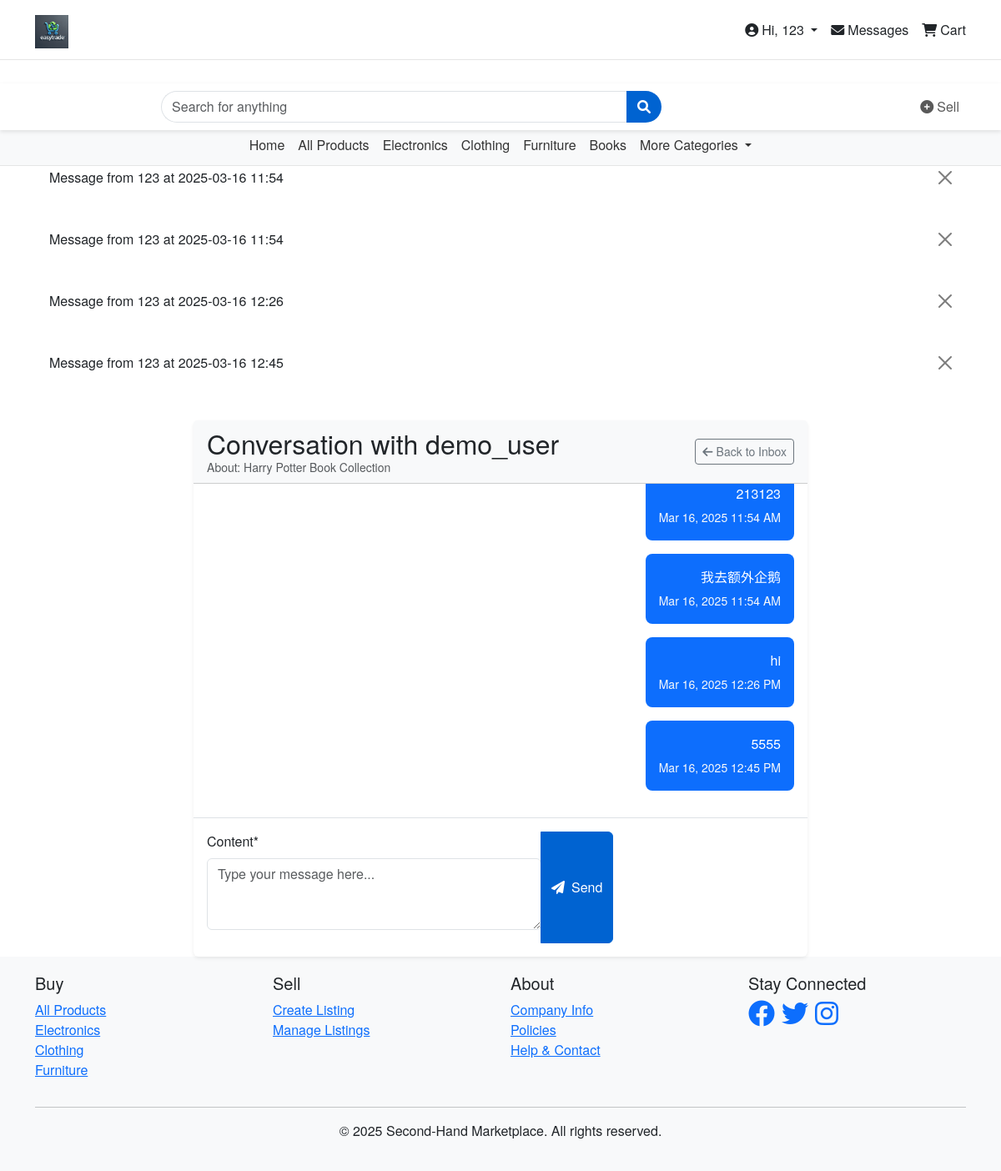
The app's page /messaging/conversation/2/ (signed in) with its own data.
### messaging/models.py (models this page shows, shortened)
class Message(models.Model):
    conversation = models.ForeignKey(Conversation, on_delete=models.CASCADE, related_name='messages')
    sender = models.ForeignKey(User, on_delete=models.CASCADE, related_name='sent_messages')
    content = models.TextField()
    created_at = models.DateTimeField(auto_now_add=True)
    is_read = models.BooleanField(default=False)
    class Meta:
        ordering = ['created_at']
    def __str__(self):
        return f'Message from {self.sender.username} at {self.created_at.strftime("%Y-%m-%d %H:%M")}'

class Conversation(models.Model):
    participants = models.ManyToManyField(User, related_name='conversations')
    product = models.ForeignKey(Product, on_delete=models.CASCADE, related_name='conversations', null=True, blank=True)
    created_at = models.DateTimeField(auto_now_add=True)
    updated_at = models.DateTimeField(auto_now=True)
    class Meta:
        ordering = ['-updated_at']

### products/models.py (models this page shows, shortened)
class Product(models.Model):
    STATUS_CHOICES = (
        ('available', 'Available'),
        ('sold', 'Sold'),
        ('reserved', 'Reserved'),
    )
    id = models.UUIDField(primary_key=True, default=uuid.uuid4, editable=False)
    title = models.CharField(max_length=200)
    description = models.TextField()
    price = models.DecimalField(max_digits=10, decimal_places=2)
    category = models.ForeignKey(Category, on_delete=models.CASCADE, related_name='products')
    seller = models.ForeignKey(User, on_delete=models.CASCADE, related_name='products')
    condition = models.CharField(max_length=50)
    location = models.CharField(max_length=100)
    status = models.CharField(max_length=20, choices=STATUS_CHOICES, default='available')
    created_at = models.DateTimeField(auto_now_add=True)
    updated_at = models.DateTimeField(auto_now=True)
    class Meta:
        ordering = ['-created_at']

### messaging/views.py (the view)
# urls.py: path('conversation/<int:conversation_id>/', views.conversation_detail, name='conversation_detail'),
@login_required
def conversation_detail(request, conversation_id):
    conversation = get_object_or_404(Conversation, pk=conversation_id)
    if request.user not in conversation.participants.all():
        return HttpResponseForbidden("You are not authorized to view this conversation.")
    Message.objects.filter(
        conversation=conversation,
        is_read=False
    ).exclude(sender=request.user).update(is_read=True)
    if request.method == 'POST':
        form = MessageForm(request.POST)
        if form.is_valid():
            message = form.save(commit=False)
            message.conversation = conversation
            message.sender = request.user
            message.save()
            conversation.save()  # This will update the updated_at field
            return redirect('conversation_detail', conversation_id=conversation.id)
    else:
        form = MessageForm()
    messages_list = Message.objects.filter(conversation=conversation)
    context = {
        'conversation': conversation,
        'messages': messages_list,
        'form': form,
    }
    return render(request, 'messages/conversation_detail.html', context)

### messaging/forms.py
class MessageForm(forms.ModelForm):
    class Meta:
        model = Message
        fields = ['content']
        widgets = {
            'content': forms.Textarea(attrs={'rows': 3, 'placeholder': 'Type your message here...'}),
        }

### messaging/context_processors.py (called while the page is built)
def unread_message_count(request):
    count = 0
    if request.user.is_authenticated:
        conversations = Conversation.objects.filter(participants=request.user)
        for conversation in conversations:
            count += Message.objects.filter(
                conversation=conversation,
                is_read=False
            ).exclude(sender=request.user).count()
    return {'unread_message_count': count}

### templates/messages/conversation_detail.html (shortened to what this page needs)
{% extends 'base.html' %}
{% load crispy_forms_tags %}
{% block content %}
<div class="container mt-4">
    <div class="row">
        <div class="col-lg-8 mx-auto">
            <div class="card border-0 shadow-sm">
                <div class="card-header bg-light d-flex justify-content-between align-items-center">
                    <div>
                        <h2 class="mb-0">
                            {% with other_user=conversation.participants.exclude.first %}
                                Conversation with {{ other_user.username }}
                            {% endwith %}
                        </h2>
                        {% if conversation.product %}
                            <p class="text-muted mb-0 small">About: {{ conversation.product.title }}</p>
                        {% endif %}
                    </div>
                    <a href="{% url 'inbox' %}" class="btn btn-outline-secondary btn-sm">
                        <i class="fas fa-arrow-left me-1"></i>Back to Inbox
                    </a>
                </div>
                <div class="card-body p-0">
                    <div class="messages-container p-3" style="max-height: 400px; overflow-y: auto;">
                        {% if messages %}
                            {% for message in messages %}
                                <div class="message mb-3 {% if message.sender == request.user %}text-end{% endif %}">
                                    <div class="message-content d-inline-block p-3 rounded-3 {% if message.sender == request.user %}bg-primary text-white{% else %}bg-light{% endif %}"
                                         style="max-width: 75%;">
                                        <p class="mb-1">{{ message.content }}</p>
                                        <small class="text-{% if message.sender == request.user %}light{% else %}muted{% endif %}">
                                            {{ message.created_at|date:"M d, Y g:i A" }}
                                        </small>
                                    </div>
                                </div>
                            {% endfor %}
                        {% else %}
                            <div class="text-center p-4">
                                <p class="text-muted">No messages yet. Start the conversation below!</p>
                            </div>
                        {% endif %}
                    </div>
                    <div class="message-form p-3 border-top">
                        <form method="POST" novalidate>
                            <div class="input-group">
                                {{ form.content|as_crispy_field }}
                                <button type="submit" class="btn btn-primary">
                                    <i class="fas fa-paper-plane me-2"></i>Send
                                </button>
                            </div>
                        </form>
                    </div>
                </div>
            </div>
        </div>
    </div>
</div>
{% endblock %}

### templates/base.html (shortened to what this page needs)
<!DOCTYPE html>
<html lang="en">
<head>
    <link href="https://cdn.jsdelivr.net/npm/bootstrap@5.3.0/dist/css/bootstrap.min.css" rel="stylesheet">
    <link rel="stylesheet" href="https://cdnjs.cloudflare.com/ajax/libs/font-awesome/6.0.0/css/all.min.css">
</head>
<body>
    <nav class="navbar navbar-expand-lg navbar-light top-nav">
        <div class="container">
            <a class="navbar-brand" href="{% url 'home' %}">
                <img src="/media/logo.png" alt="Logo" height="40">
            </a>
            <div class="d-flex ms-auto">
                {% if user.is_authenticated %}
                    <div class="nav-item dropdown me-3">
                        <a class="nav-link dropdown-toggle" href="#" id="navbarDropdown" role="button" data-bs-toggle="dropdown">
                            <i class="fas fa-user-circle me-1"></i>Hi, {{ user.username }}
                        </a>
                    </div>
                    <a class="nav-link position-relative me-3" href="{% url 'inbox' %}">
                        <i class="fas fa-envelope me-1"></i>Messages
                    </a>
                {% else %}
                    <a class="nav-link me-3" href="{% url 'login' %}">Sign in</a>
                    <a class="nav-link me-3" href="{% url 'register' %}">Register</a>
                {% endif %}
                <a class="nav-link" href="{% url 'order_list' %}">
                    <i class="fas fa-shopping-cart me-1"></i>Cart
                </a>
            </div>
        </div>
    </nav>
    <nav class="navbar navbar-expand-lg navbar-light main-nav">
        <div class="container">
            <div class="collapse navbar-collapse" id="navbarNav">
                <form class="d-flex search-form mx-auto" action="{% url 'product_list' %}" method="get">
                    <input class="form-control search-input" type="search" name="query" placeholder="Search for anything" aria-label="Search">
                    <button class="btn search-btn" type="submit"><i class="fas fa-search"></i></button>
                </form>
                <ul class="navbar-nav ms-auto">
                    {% if user.is_authenticated %}
                    <li class="nav-item">
                        <a class="nav-link" href="{% url 'create_product' %}">
                            <i class="fas fa-plus-circle me-1"></i>Sell
                        </a>
                    </li>
                    {% endif %}
                </ul>
            </div>
        </div>
    </nav>
    <nav class="navbar navbar-expand-lg navbar-light category-nav">
        <div class="container">
            <div class="collapse navbar-collapse" id="categoryNav">
                <ul class="navbar-nav mx-auto">
                    <li class="nav-item">
                        <a class="nav-link" href="{% url 'home' %}">Home</a>
                    </li>
                    <li class="nav-item">
                        <a class="nav-link" href="{% url 'product_list' %}">All Products</a>
                    </li>
                    <li class="nav-item">
                        <a class="nav-link" href="{% url 'category_products' 'electronics' %}">Electronics</a>
                    </li>
                    <li class="nav-item">
                        <a class="nav-link" href="{% url 'category_products' 'clothing' %}">Clothing</a>
                    </li>
                    <li class="nav-item">
                        <a class="nav-link" href="{% url 'category_products' 'furniture' %}">Furniture</a>
                    </li>
                    <li class="nav-item">
                        <a class="nav-link" href="{% url 'category_products' 'books' %}">Books</a>
                    </li>
                    <li class="nav-item dropdown">
                        <a class="nav-link dropdown-toggle" href="#" id="categoriesDropdown" role="button" data-bs-toggle="dropdown">
                            More Categories
                        </a>
                    </li>
                </ul>
            </div>
        </div>
    </nav>
    <div class="container mt-4">
        {% if messages %}
            {% for message in messages %}
                <div class="alert alert-{{ message.tags }} alert-dismissible fade show" role="alert">
                    {{ message }}
                    <button type="button" class="btn-close" data-bs-dismiss="alert" aria-label="Close"></button>
                </div>
            {% endfor %}
        {% endif %}
    </div>
    <div class="content">
        {% block content %}{% endblock %}
    </div>
    <footer class="footer">
        <div class="container">
            <div class="row">
                <div class="col-md-3">
                    <h5>Buy</h5>
                    <ul class="list-unstyled">
                        <li><a href="{% url 'product_list' %}">All Products</a></li>
                        <li><a href="{% url 'category_products' 'electronics' %}">Electronics</a></li>
                        <li><a href="{% url 'category_products' 'clothing' %}">Clothing</a></li>
                        <li><a href="{% url 'category_products' 'furniture' %}">Furniture</a></li>
                    </ul>
                </div>
                <div class="col-md-3">
                    <h5>Sell</h5>
                    <ul class="list-unstyled">
                        <li><a href="{% url 'create_product' %}">Create Listing</a></li>
                        <li><a href="{% url 'dashboard' %}">Manage Listings</a></li>
                    </ul>
                </div>
                <div class="col-md-3">
                    <h5>About</h5>
                    <ul class="list-unstyled">
                        <li><a href="#">Company Info</a></li>
                        <li><a href="#">Policies</a></li>
                        <li><a href="#">Help & Contact</a></li>
                    </ul>
                </div>
                <div class="col-md-3">
                    <h5>Stay Connected</h5>
                    <div class="d-flex">
                        <a href="#" class="me-2"><i class="fab fa-facebook fa-2x"></i></a>
                        <a href="#" class="me-2"><i class="fab fa-twitter fa-2x"></i></a>
                        <a href="#" class="me-2"><i class="fab fa-instagram fa-2x"></i></a>
                    </div>
                </div>
            </div>
            <hr>
            <div class="text-center">
                <p>&copy; {% now "Y" %} Second-Hand Marketplace. All rights reserved.</p>
            </div>
        </div>
    </footer>
</body>
</html>

### templates/base.html (style rules this page uses)
:root { --ebay-blue: #0063D1; --ebay-red: #e53238; --ebay-yellow: #f5af02; --ebay-green: #86b817; }
body { padding-top: 160px; min-height: 100vh; display: flex; flex-direction: column; font-family: "Helvetica Neue", Helvetica, Arial, sans-serif; }
.content { flex: 1; }
.footer { margin-top: auto; padding: 20px 0; background-color: #f8f9fa; }
.navbar-brand { font-weight: bold; color: var(--ebay-blue) !important; font-size: 1.8rem; }
.btn-primary { background-color: var(--ebay-blue); border-color: var(--ebay-blue); }
.top-nav { background-color: #fff; border-bottom: 1px solid #e5e5e5; padding: 8px 0; z-index: 1030; position: fixed; top: 0; left: 0; right: 0; }
.main-nav { background-color: #fff; box-shadow: 0 2px 5px rgba(0,0,0,0.1); z-index: 1020; position: fixed; top: 100px; left: 0; right: 0; }
.search-form { width: 100%; max-width: 600px; }
.search-input { border-radius: 20px 0 0 20px !important; border-right: none; }
.search-btn { border-radius: 0 20px 20px 0 !important; background-color: var(--ebay-blue); color: white; }
.category-nav { background-color: #f8f9fa; padding: 8px 0; border-bottom: 1px solid #e5e5e5; z-index: 1010; position: fixed; top: 150px; left: 0; right: 0; }
.category-nav .nav-link { color: #333; font-weight: 500; padding: 0.25rem 1rem; }

### templates/messages/conversation_detail.html (style rules this page uses)
.btn-primary { background-color: var(--ebay-blue); border-color: var(--ebay-blue); }
.message-content { word-wrap: break-word; }

### records on screen
Message: sender+created_at "Message from 123 at 2025-03-16 11:54", content "213123", created_at "Mar 16, 2025 11:54 AM"
Message: sender+created_at "Message from 123 at 2025-03-16 11:54", content "我去额外企鹅", created_at "Mar 16, 2025 11:54 AM"
Message: sender+created_at "Message from 123 at 2025-03-16 12:26", content "hi", created_at "Mar 16, 2025 12:26 PM"
Message: sender+created_at "Message from 123 at 2025-03-16 12:45", content "5555", created_at "Mar 16, 2025 12:45 PM"
Conversation: product "Harry Potter Book Collection"

### other values on screen
{{ user.username }} "123"
{{ other_user.username }} "demo_user"
